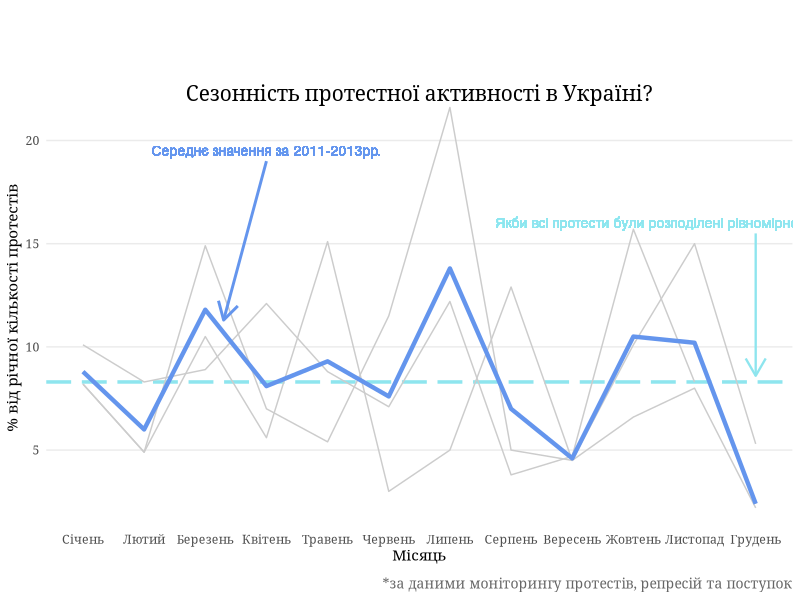
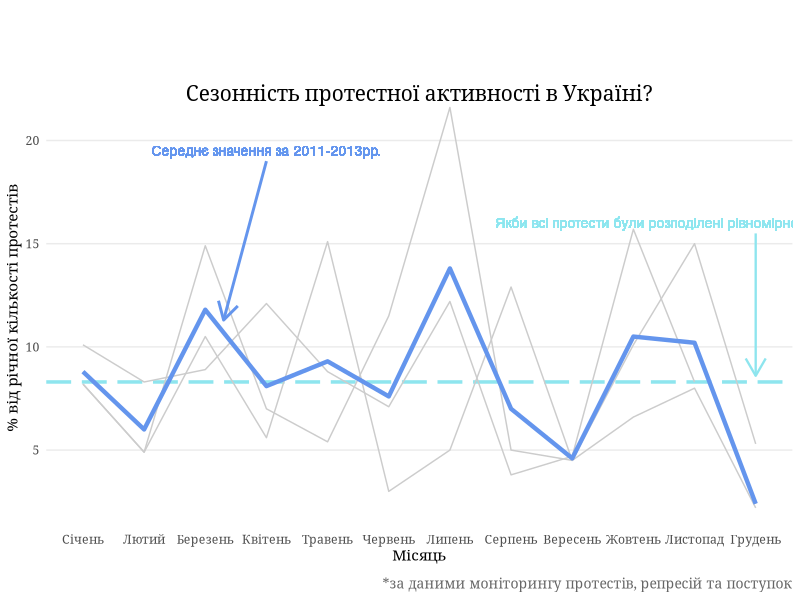

Source code (R) for these figures, in order:
library(ggplot2)
Sys.setlocale(category ="LC_ALL", locale = "Ru_Ru") # для работы с кириллицей
dat <- read.csv2("linegraph.csv") 
dat$year <- factor(dat$year) # превращем в факторы переменную оси х и группирующую переменную
dat$Month <- factor(dat$Month)

# Вытягиваем данные только для "жирной" линии - чтобы потом нанести сверху
dat.all <- subset(dat, year == "2011-2013")  

# Создаем переменную с украинскими названиями месяцев
dat.all$names <- factor(c("Січень", "Лютий", "Березень", "Квітень", "Травень", # 
                   "Червень", "Липень", "Серпень", "Вересень", "Жовтень",
                   "Листопад", "Грудень"))

# График:
ggplot(data=dat, aes(x = Month, y = protests, group = year)) + # группируем по году = одна линия для одного года
  geom_hline(yintercept = 8.3, color="cadetblue2",linetype = "longdash", size = 1.2) + # добавляем горизонтальную линию (тип = пунктир)
  geom_line(color = "grey80") + # строим линейный график, цвет - серый
  geom_line(data = dat.all, aes(x = Month, y = protests), color = "cornflowerblue",size = 1.5) +  # наносим сверху жирную линию тренда за три года
  scale_x_discrete(labels = dat.all$names) +  # подписи оси х на украинском
  geom_text(aes(label="Якби всі протести були розподілені рівномірно (8.3%)",  # наносим текст
                x = 10.6, y = 16), color="cadetblue2", size = 3.5) + # определяем его положение, цвет и размер шрифта
  annotate("segment", x = 12, xend = 12, y = 15.5, yend = 8.6, colour = "cadetblue2", size=0.8,  # рисуем стрелку
             arrow=arrow(length = unit(0.2, "inches")))+ # определяем размер наконечнмка стрелы
  geom_text(aes(label="Середнє значення за 2011-2013рр.",  # наносим текст
                x = 4, y = 19.5), color="cornflowerblue", size = 3.5) + 
  annotate("segment", x = 4, xend = 3.3, y = 19, yend = 11.3, colour = "cornflowerblue", size=1,  # и рисуем от него стрелу
           arrow=arrow(length = unit(0.2, "inches")))+ 
  labs(x = "Місяць",  # подпись оси х
       y = "% від річної кількості протестів", # подпись оси у
       title = "\nСезонність протестної активності в Україні?\n", # название
       caption = "*за даними моніторингу протестів, репресій та поступок")+ # комментарий внизу графика
  theme_minimal()+ # задаем минималистичную тему
  theme(panel.grid.major.x = element_blank(), # убираем вертикальную сетку
        panel.grid.minor = element_blank(), # убираем второстепенную сетку
        legend.position = "none", # убираем легенду
        plot.caption = element_text(size = 10, margin = margin(t=10), color = "grey40"), # определяем цвет, размер и положение подписи
        plot.title = element_text(size = 15, margin = margin(b=10), # То же самое для названия графика
                                  hjust = 0.5, vjust=-10), # положение по вертикали и горизонтали
        text = element_text(family = "Georgia")) # шрифт

# сохраняем в формате png
ggsave("linegraph.png")
